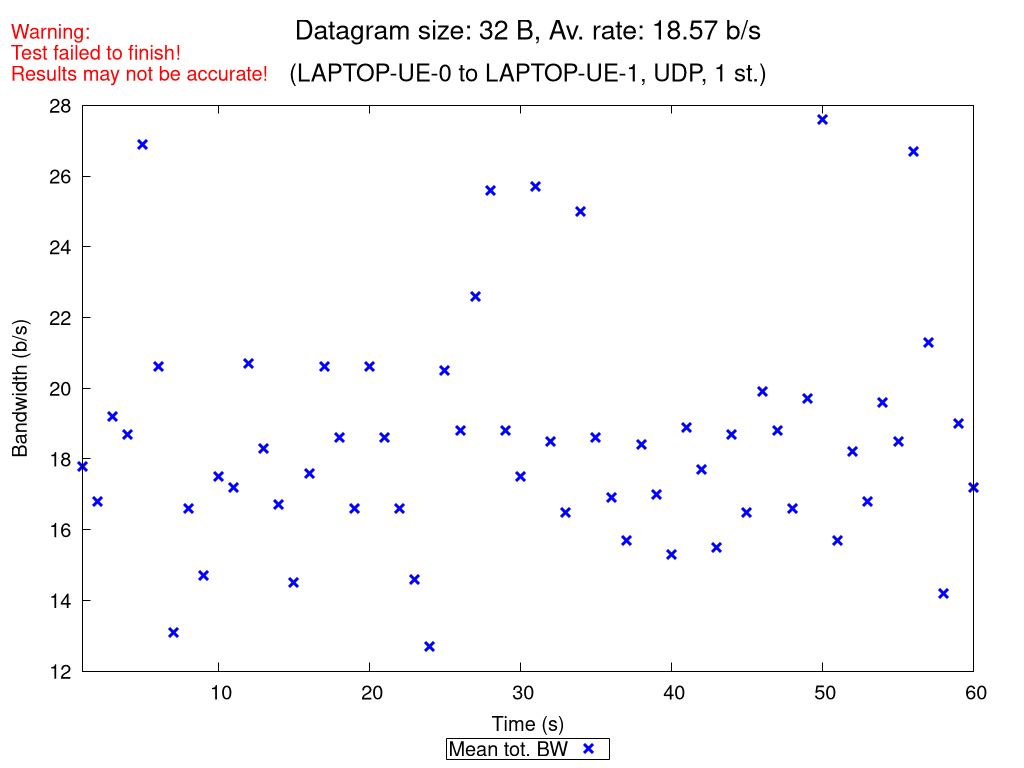

Source code (gnuplot):
set terminal pngcairo nocrop enhanced size 1024,768 font "Verdana,15"
set output "UDP_1_st_2020_10_13_11-45-23_one2two_00032B.png"

set title "{/=20 Datagram size: 32 B, Av. rate: 18.57 b/s}\n\n{/=18 (LAPTOP-UE-0 to LAPTOP-UE-1, UDP, 1 st.)}"
set label "Warning:\nTest failed to finish!\nResults may not be accurate!" at screen 0.01, screen 0.96 tc rgb "red"

set xlabel "Time (s)"
set ylabel "Bandwidth (b/s)"
set ytics nomirror
set key bmargin center horizontal box samplen 1 width -1
set bmargin 4.6
set rmargin 4.5

rf = 1.0  # rate factor
set style fill transparent solid 0.2 noborder
set autoscale xfix
plot "UDP_1_st_2020_10_13_11-45-23_one2two_00032B_iperf_processed.dat" using 1:($2/rf-$3/rf):($2/rf+$3/rf) with filledcurves lc rgb "blue" notitle, \
     "" using 1:($2/rf) with points pt 2 ps 1.5 lw 3 lc rgb "blue" title "Mean tot. BW", \
